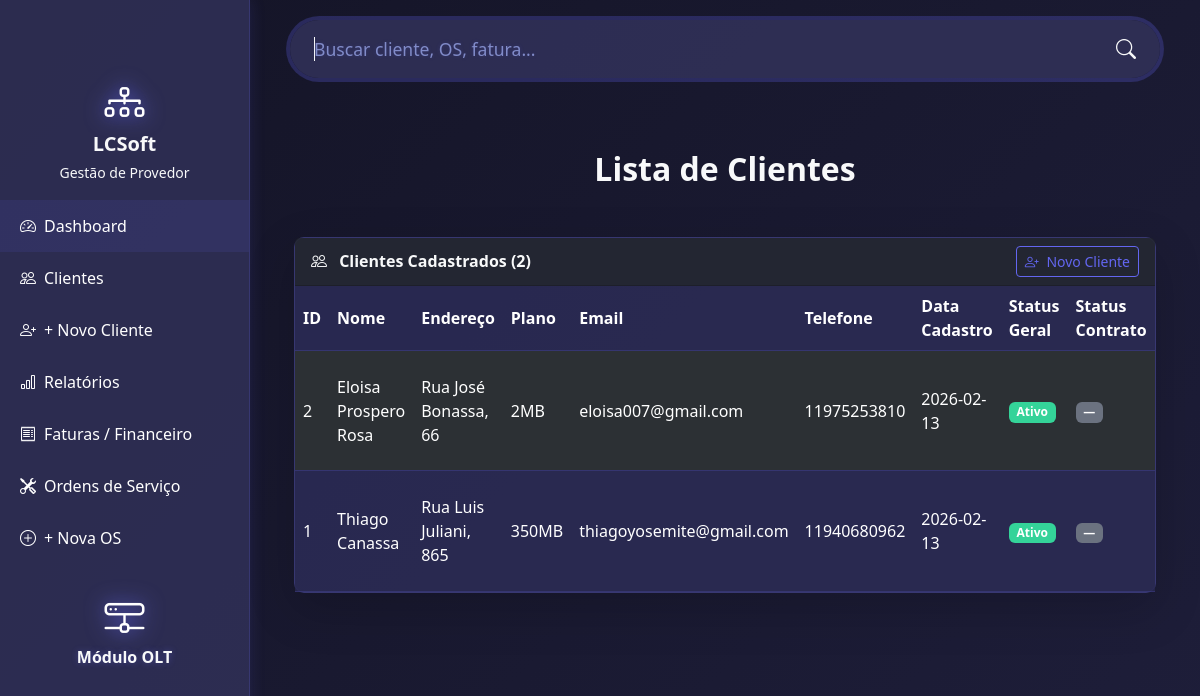
Screenshot of /clientes with the database file from the repository.
### tables this page shows
CREATE TABLE clientes (
    id INTEGER PRIMARY KEY AUTOINCREMENT,
    nome TEXT NOT NULL,
    endereco TEXT,
    plano TEXT,
    status TEXT DEFAULT 'ativo',
    data_cadastro DATE
, email TEXT, telefone TEXT, status_contrato TEXT DEFAULT 'ativo');

### app.py (the view)
@app.route('/clientes')
def clientes():
    conn = get_db_connection()
    cursor = conn.cursor()
    try:
        cursor.execute('''
            SELECT id, nome, endereco, plano, email, telefone, data_cadastro, status, status_contrato
            FROM clientes
            ORDER BY id DESC
        ''')
    except sqlite3.OperationalError:
        cursor.execute('''
            SELECT id, nome, endereco, plano, email, telefone, data_cadastro, status
            FROM clientes
            ORDER BY id DESC
        ''')
    clientes = cursor.fetchall()
    conn.close()
    return render_template('clientes.html', clientes=clientes)

### app.py (called while the page is built)
def get_db_connection():
    conn = sqlite3.connect('isp_gestao.db')
    conn.row_factory = sqlite3.Row
    return conn

### templates/clientes.html (shortened to what this page needs)
{% extends "base.html" %}
{% block content %}
<div class="container-fluid px-4 py-5">
    <h2 class="text-center mb-5 text-light fw-bold">Lista de Clientes</h2>
    <div class="card glass-card shadow-lg mb-5">
        <div
            class="card-header text-light fw-bold bg-dark bg-opacity-75 d-flex justify-content-between align-items-center">
            <div>
                <i class="bi bi-people me-2"></i> Clientes Cadastrados ({{ clientes|length }})
            </div>
            <a href="{{ url_for('adicionar_cliente') }}" class="btn btn-outline-primary btn-sm">
                <i class="bi bi-person-plus me-1"></i> Novo Cliente
            </a>
        </div>
        <div class="card-body p-0">
            {% if clientes %}
            <div class="table-responsive">
                <table class="table table-hover table-dark table-striped m-0">
                    <thead>
                        <tr>
                            <th>ID</th>
                            <th>Nome</th>
                            <th>Endereço</th>
                            <th>Plano</th>
                            <th>Email</th>
                            <th>Telefone</th>
                            <th>Data Cadastro</th>
                            <th>Status Geral</th>
                            <th>Status Contrato</th>
                        </tr>
                    </thead>
                    <tbody>
                        {% for c in clientes %}
                        <tr>
                            <td>{{ c['id'] }}</td>
                            <td>{{ c['nome'] }}</td>
                            <td>{{ c['endereco'] or '—' }}</td>
                            <td>{{ c['plano'] or '—' }}</td>
                            <td>{{ c['email'] or '—' }}</td>
                            <td>{{ c['telefone'] or '—' }}</td>
                            <td>{{ c['data_cadastro'] or '—' }}</td>
                            <td>
                                <span
                                    class="badge {% if c['status'] == 'ativo' %}bg-success{% else %}bg-danger{% endif %}">
                                    {{ c['status']|capitalize }}
                                </span>
                            </td>
                            <td>
                                {% if 'status_contrato' in c %}
                                <span
                                    class="badge {% if c['status_contrato'] == 'ativo' %}bg-success{% elif c['status_contrato'] == 'suspenso' %}bg-warning{% else %}bg-danger{% endif %}">
                                    {{ c['status_contrato']|capitalize }}
                                </span>
                                {% else %}
                                <span class="badge bg-secondary">—</span>
                                {% endif %}
                            </td>
                        </tr>
                        {% endfor %}
                    </tbody>
                </table>
            </div>
            {% else %}
            <div class="alert alert-info text-center m-4">
                Nenhum cliente cadastrado ainda.
            </div>
            {% endif %}
        </div>
    </div>
</div>
{% endblock %}

### templates/base.html (style rules this page uses)
:root { --bg: linear-gradient(135deg, #141426, #1e1e3a); --text: #ffffff; --muted: #d0d0ff; --card-bg: rgba(50, 50, 90, 0.8); --border: rgba(99, 102, 241, 0.2); --glow: rgba(99, 102, 241, 0.15); --primary: #6366f1; --success: #34d399; --warning: #fbbf24; --danger: #f87171; }
body { background: var(--bg); color: var(--text); min-height: 100vh; margin: 0; }
.card { background: var(--card-bg); border: 1px solid var(--border); box-shadow: 0 4px 12px var(--glow); border-radius: 10px; transition: box-shadow .3s; }
h1, h2, h3, h4, h5, h6, p, small, .text-muted, .form-label { color: var(--text); }
.btn-outline-primary { border-color: var(--primary); color: var(--primary); }
.table-dark { --bs-table-bg: rgba(40, 40, 80, 0.8); --bs-table-color: #ffffff; --bs-table-border-color: rgba(99, 102, 241, 0.2); }
.table th, .table td { vertical-align: middle; }
.badge.bg-success { background-color: var(--success) !important; }
.badge.bg-success { background-color: #34d399 !important; }
.badge.bg-secondary { background-color: #6b7280 !important; }

### rows the page displays
clientes: id "2", nome "Eloisa Prospero Rosa", endereco "Rua José Bonassa, 66", plano "2MB", email "eloisa007@gmail.com", telefone "11975253810", data_cadastro "2026-02-13", status "Ativo"
clientes: id "1", nome "Thiago Canassa", endereco "Rua Luis Juliani, 865", plano "350MB", email "thiagoyosemite@gmail.com", telefone "11940680962", data_cadastro "2026-02-13", status "Ativo"

### other values shown
{{ clientes|length }} "2"
